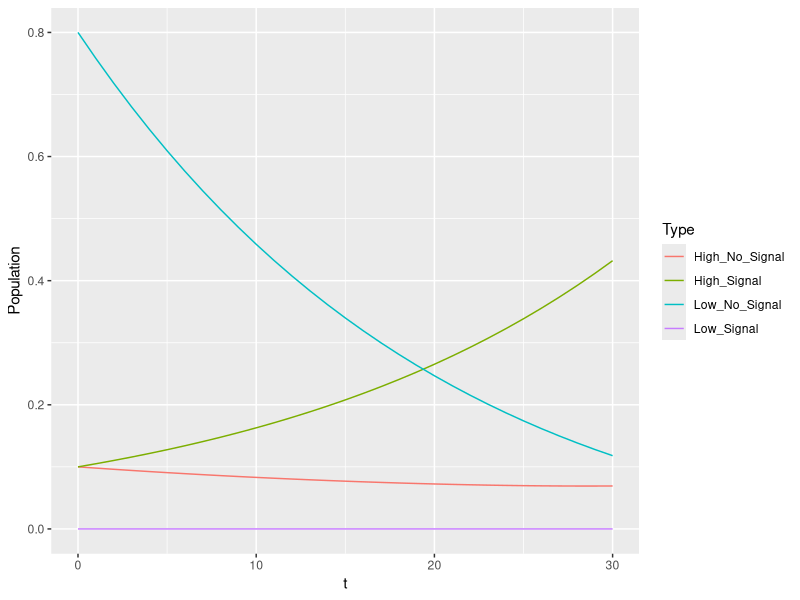
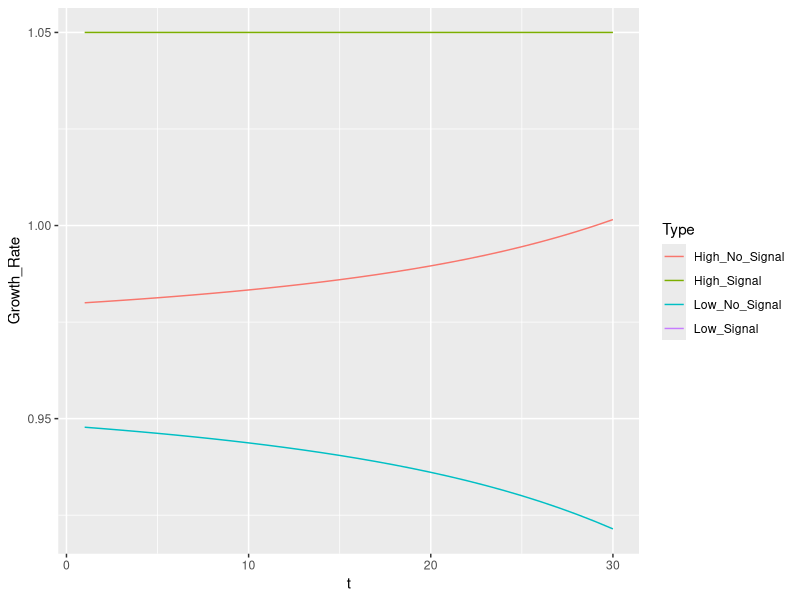
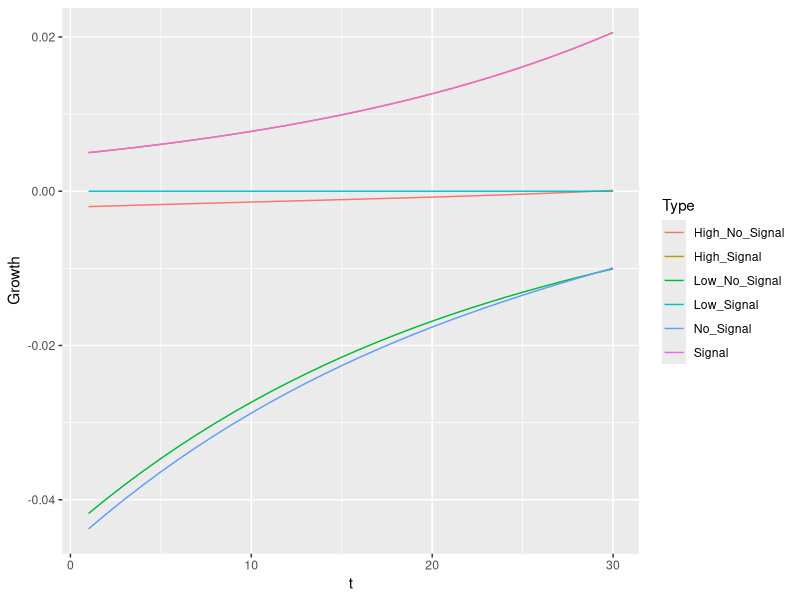
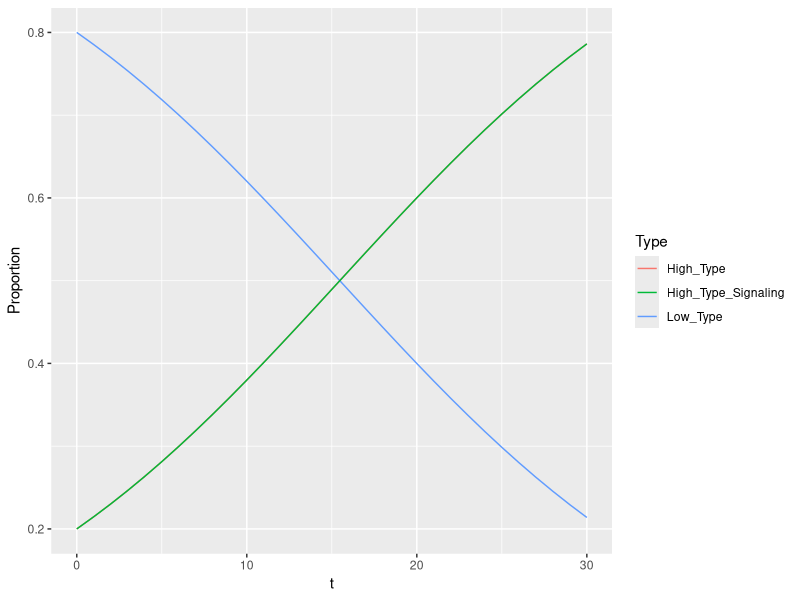
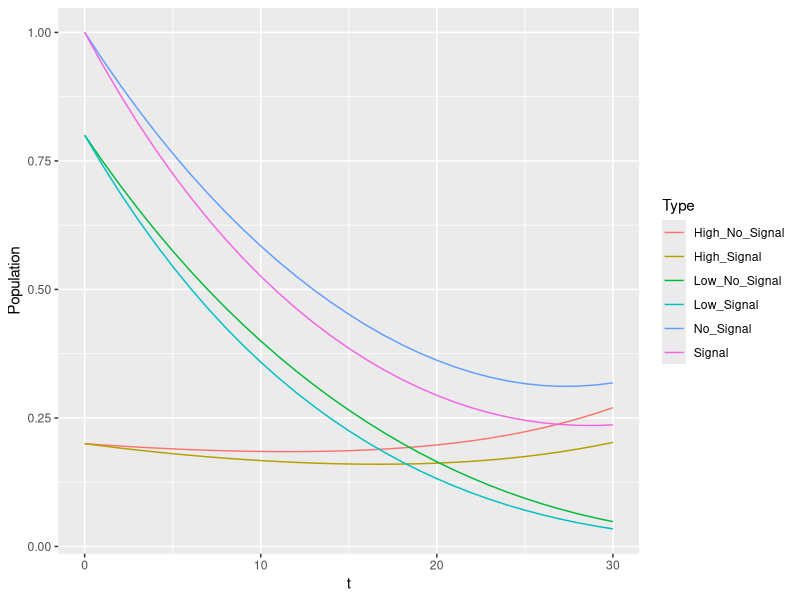
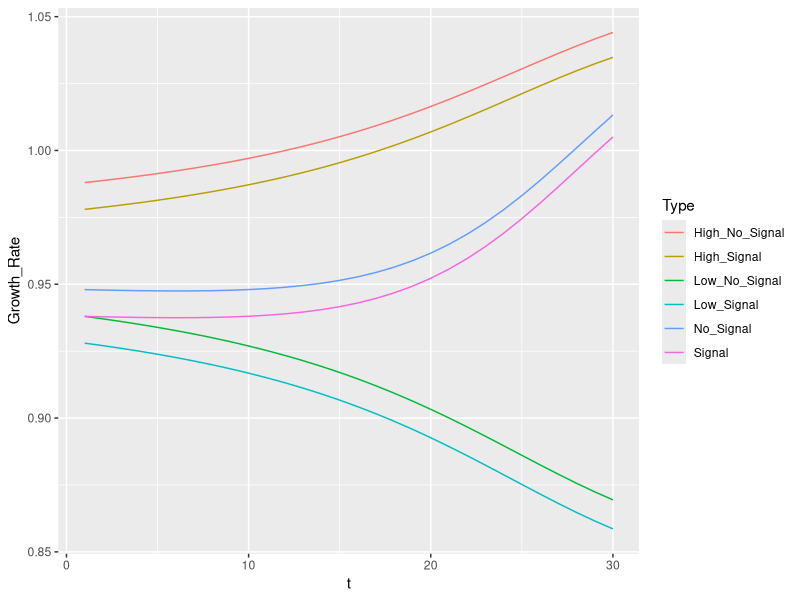
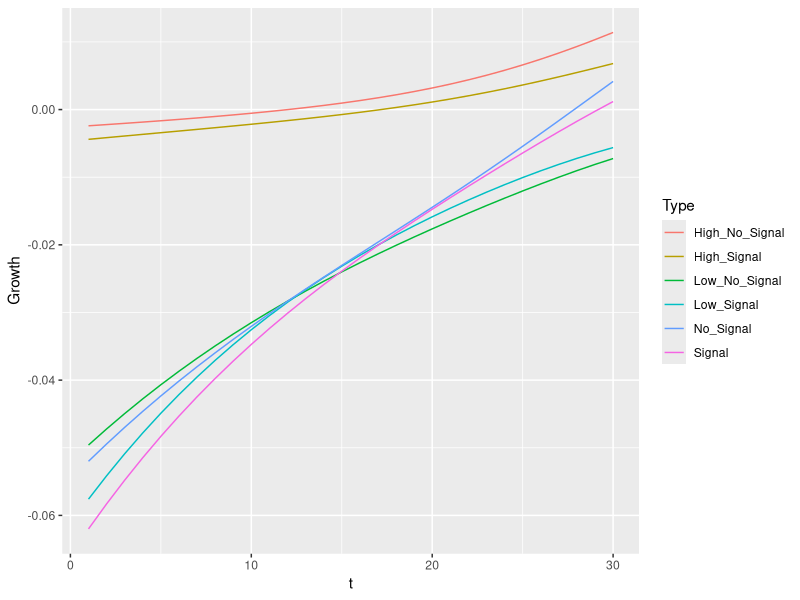
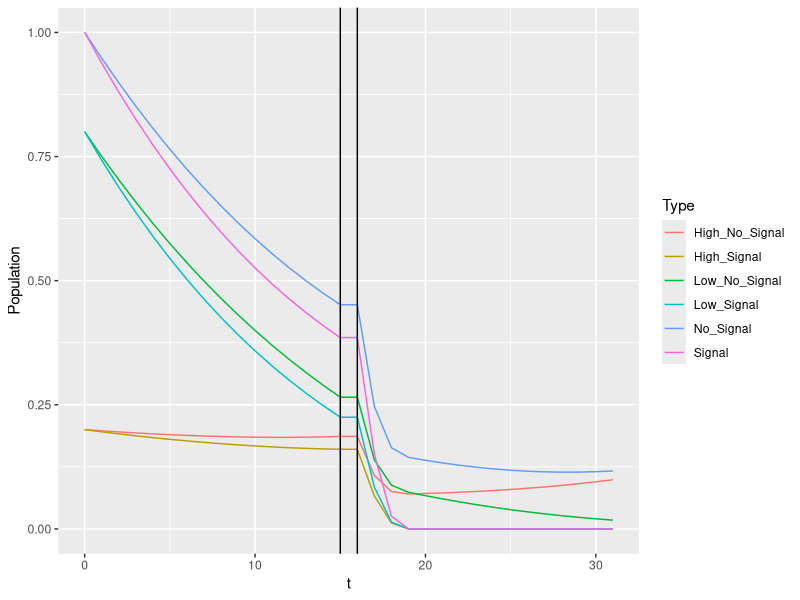

Write the R code that produced these figures, in order.
library("tidyverse", "shiny", "stringr")

time = 30
vHH =1.06
vHL = .97
vLH = .85
vLL = .96
K = .01
ratio = .2
ratio_l = 0
ratio_h = .5
pop_grow = "Unbounded exponential growth"
#"Fixed population", "Unbounded exponential growth", "Logistic growth to capacity"
join_scenario = "Fight"
#"Fight", "Merge"
start = 5
beta = .2


evo = function(ratio, ratio_h, ratio_l, vHH, vHL, vLH, vLL, K, time, pop_grow){
  H_N = (1-ratio_h)*ratio
  H_S = ratio_h*ratio
  L_N = (1-ratio_l)*(1-ratio)
  L_S = ratio_l*(1-ratio)
  pop = data.frame(H_N,H_S,L_N,L_S)
  SHH = max(vHH - K, 0)
  SHL = max(vHL - K, 0)
  SLH = max(vLH - K, 0)
  SLL = max(vLL - K, 0)
  payoffs = data.frame(vHH,vHL,vLH,vLL,SHH,SHL,SLH,SLL)
  expected_payoffs = data.frame()
  for(i in 1:time){
    H_N = as.numeric(tail(pop,1)[1])
    H_S = as.numeric(tail(pop,1)[2])
    L_N = as.numeric(tail(pop,1)[3])
    L_S = as.numeric(tail(pop,1)[4])
    S_H = if(H_S+L_S>0){
      H_S/(H_S+L_S)} else {0}
    S_L = 1-S_H
    N_H = if(H_N+L_N>0){
      H_N/(H_N+L_N)} else {0}
    N_L = 1-N_H
    H_N_P = H_N*(N_H*as.numeric(payoffs[1])+N_L*as.numeric(payoffs[2]))
    H_S_P = H_S*(S_H*as.numeric(payoffs[5])+S_L*as.numeric(payoffs[6]))
    L_N_P = L_N*(N_H*as.numeric(payoffs[3])+N_L*as.numeric(payoffs[4]))
    L_S_P = L_S*(S_H*as.numeric(payoffs[7])+S_L*as.numeric(payoffs[8]))
    if (pop_grow == "Fixed population"){
      Total_P = H_N_P+H_S_P+L_N_P+L_S_P
      expected_payoffs1 = data.frame(High_No_Signal = H_N_P/(H_N*Total_P), High_Signal = H_S_P/(H_S*Total_P), Low_No_Signal = L_N_P/(L_N*Total_P), Low_Signal = L_S_P/(L_S*Total_P))
      H_N = H_N_P/Total_P
      H_S = H_S_P/Total_P
      L_N = L_N_P/Total_P
      L_S = L_S_P/Total_P
    }
    if (pop_grow == "Unbounded exponential growth") {
      expected_payoffs1 = data.frame(High_No_Signal = H_N_P/H_N, High_Signal = H_S_P/H_S, Low_No_Signal = L_N_P/L_N, Low_Signal = L_S_P/L_S)
      H_N = H_N_P
      H_S = H_S_P
      L_N = L_N_P
      L_S = L_S_P
    }
    pop1 = data.frame(H_N,H_S,L_N,L_S)
    pop = rbind(pop, pop1)
    expected_payoffs = rbind(expected_payoffs, expected_payoffs1)
  }
  
  growth = pop[2:(time+1),]-pop[1:time,]
  growth = growth %>%
    rename(High_No_Signal = H_N,
           High_Signal = H_S,
           Low_No_Signal = L_N,
           Low_Signal = L_S) %>%
    mutate(t = 1:time,
           Signal = High_Signal + Low_Signal,
           No_Signal = High_No_Signal + Low_No_Signal) %>%
    gather("No_Signal", "High_No_Signal", "Low_No_Signal", "Signal", "High_Signal", "Low_Signal", key = Type, value = "Growth")
  
  pop = pop %>%
    rename(High_No_Signal = H_N,
           High_Signal = H_S,
           Low_No_Signal = L_N,
           Low_Signal = L_S) %>%
    mutate(t = 0:time) %>%
    gather("High_No_Signal", "Low_No_Signal", "High_Signal", "Low_Signal", key = Type, value = "Population")
  
  expected_payoffs = expected_payoffs %>%
    mutate(t = 1:time) %>%
    gather("High_No_Signal", "Low_No_Signal", "High_Signal", "Low_Signal", key = Type, value = "Growth_Rate")
  list(pop, expected_payoffs, growth)
}

pop_evo = evo(ratio, ratio_h, ratio_l, vHH, vHL, vLH, vLL, K, time, pop_grow)[[1]]
rate_evo = evo(ratio, ratio_h, ratio_l, vHH, vHL, vLH, vLL, K, time, pop_grow)[[2]]
grow_evo = evo(ratio, ratio_h, ratio_l, vHH, vHL, vLH, vLL, K, time, pop_grow)[[3]]



ggplot(data = pop_evo, aes(x = t, y = Population, color = Type)) +
  geom_line()

ggplot(data = rate_evo, aes(x = t, y = Growth_Rate, color = Type)) +
  geom_line()

ggplot(data = grow_evo, aes(x = t, y = Growth, color = Type)) +
  geom_line()

evo_elect = function(ratio, vHH, vHL, vLH, vLL, K, time){
  SHH = max(vHH - K, 0)
  SHL = max(vHL - K, 0)
  SLH = max(vLH - K, 0)
  SLL = max(vLL - K, 0)
  payoffs = data.frame(vHH,vHL,vLH,vLL,SHH,SHL,SLH,SLL)
  H = ratio
  L = 1-ratio
  vH = H*vHH+L*vHL
  if(SHH>vH){
    S = 1
  } else {
    S = 0
  }
  pop = data.frame(H,L,S)
  for(i in 1:time){
    H = as.numeric(tail(pop,1)[1])
    L = as.numeric(tail(pop,1)[2])
    vH = H*as.numeric(payoffs[1])+L*as.numeric(payoffs[2])
    if(SHH>vH){
      S = 1
      H_P = H*SHH
    } else {
      S = 0
      H_P = H*vH
    }
    L_P = L*((1-S)*(H*vLH+L*vLL)+S*vLL)
    Total_P = H_P+L_P
    H = H_P/Total_P
    L = L_P/Total_P
    pop1 = data.frame(H,L,S)
    pop = rbind(pop, pop1)
  }
  pop = pop %>%
    rename(High_Type = H,
           Low_Type = L,
           Signal = S) %>%
    mutate(t = 0:time) %>%
    gather("High_Type", "Low_Type", key = Type, value = Proportion)
  pop$Signal[pop$Type=="Low_Type"]=0
  pop$Signal = as.factor(pop$Signal)
  pop
}

pop_evo_elect = evo_elect(ratio, vHH, vHL, vLH, vLL, K, time)

pop_evo_electS = pop_evo_elect %>%
  filter(Signal == 1)
pop_evo_electS$Type = "High_Type_Signaling"

ggplot(data = pop_evo_elect, aes(x = t, y = Proportion, color = Type)) +
  geom_line()+
  geom_line(data = pop_evo_electS, aes(x = t, y = Proportion, color = Type))

evo_apart = function(ratio, vHH, vHL, vLH, vLL, K, time, pop_grow){
  H_N = ratio
  H_S = ratio
  L_N = 1-ratio
  L_S = 1-ratio
  pop = data.frame(H_N,H_S,L_N,L_S)
  SHH = max(vHH - K, 0)
  SHL = max(vHL - K, 0)
  SLH = max(vLH - K, 0)
  SLL = max(vLL - K, 0)
  payoffs = data.frame(vHH,vHL,vLH,vLL,SHH,SHL,SLH,SLL)
  expected_payoffs = data.frame()
  group_payoffs = data.frame()
  for(i in 1:time){
    H_N = as.numeric(tail(pop,1)[1])
    H_S = as.numeric(tail(pop,1)[2])
    L_N = as.numeric(tail(pop,1)[3])
    L_S = as.numeric(tail(pop,1)[4])
    S_H = if(H_S+L_S>0){
      H_S/(H_S+L_S)} else {0}
    S_L = 1-S_H
    N_H = if(H_N+L_N>0){
      H_N/(H_N+L_N)} else {0}
    N_L = 1-N_H
    H_N_P = H_N*(N_H*as.numeric(payoffs[1])+N_L*as.numeric(payoffs[2]))
    H_S_P = H_S*(S_H*as.numeric(payoffs[5])+S_L*as.numeric(payoffs[6]))
    L_N_P = L_N*(N_H*as.numeric(payoffs[3])+N_L*as.numeric(payoffs[4]))
    L_S_P = L_S*(S_H*as.numeric(payoffs[7])+S_L*as.numeric(payoffs[8]))
    if (pop_grow == "Fixed population"){
      Total_N_P = H_N_P+L_N_P
      Total_S_P = H_S_P+L_S_P
      expected_payoffs1 = data.frame(High_No_Signal = H_N_P/(H_N*Total_N_P), High_Signal = H_S_P/(H_S*Total_S_P), Low_No_Signal = L_N_P/(L_N*Total_N_P), Low_Signal = L_S_P/(L_S*Total_S_P))
      H_N = H_N_P/Total_N_P
      H_S = H_S_P/Total_S_P
      L_N = L_N_P/Total_N_P
      L_S = L_S_P/Total_S_P
    }
    if (pop_grow == "Unbounded exponential growth") {
      expected_payoffs1 = data.frame(High_No_Signal = H_N_P/H_N, High_Signal = H_S_P/H_S, Low_No_Signal = L_N_P/L_N, Low_Signal = L_S_P/L_S)
      H_N = H_N_P
      H_S = H_S_P
      L_N = L_N_P
      L_S = L_S_P
    }
    pop1 = data.frame(H_N,H_S,L_N,L_S)
    pop = rbind(pop, pop1)
    group_payoffs1 = data.frame(No_Signal = expected_payoffs1[[1]]*N_H + expected_payoffs1[[3]]*N_L, Signal = expected_payoffs1[[2]]*S_H + expected_payoffs1[[4]]*S_L)
    group_payoffs = rbind(group_payoffs, group_payoffs1)
    expected_payoffs = rbind(expected_payoffs, expected_payoffs1)
  }
  growth = pop[2:(time+1),]-pop[1:time,]
  growth = growth %>%
    rename(High_No_Signal = H_N,
           High_Signal = H_S,
           Low_No_Signal = L_N,
           Low_Signal = L_S) %>%
    mutate(t = 1:time,
           Signal = High_Signal + Low_Signal,
           No_Signal = High_No_Signal + Low_No_Signal) %>%
    gather("No_Signal", "High_No_Signal", "Low_No_Signal", "Signal", "High_Signal", "Low_Signal", key = Type, value = "Growth")
  
  pop = pop %>%
    rename(High_No_Signal = H_N,
           High_Signal = H_S,
           Low_No_Signal = L_N,
           Low_Signal = L_S) %>%
    mutate(t = 0:time,
           Signal = High_Signal + Low_Signal,
           No_Signal = High_No_Signal + Low_No_Signal) %>%
    gather("No_Signal", "High_No_Signal", "Low_No_Signal", "Signal", "High_Signal", "Low_Signal", key = Type, value = "Population")
  
  expected_payoffs = cbind(expected_payoffs,group_payoffs)
  expected_payoffs = expected_payoffs %>%
    mutate(t = 1:time) %>%
    gather("No_Signal", "High_No_Signal", "Low_No_Signal", "Signal", "High_Signal", "Low_Signal", key = Type, value = "Growth_Rate")
  list(pop, expected_payoffs, growth)
}

pop_evo_A = evo_apart(ratio, vHH, vHL, vLH, vLL, K, time, pop_grow)[[1]]
rate_evo_A = evo_apart(ratio, vHH, vHL, vLH, vLL, K, time, pop_grow)[[2]]
grow_evo_A = evo_apart(ratio, vHH, vHL, vLH, vLL, K, time, pop_grow)[[3]]

ggplot(data = pop_evo_A, aes(x = t, y = Population, color = Type)) +
  geom_line()

ggplot(data = rate_evo_A, aes(x = t, y = Growth_Rate, color = Type))+
  geom_line()

ggplot(data = grow_evo_A, aes(x = t, y = Growth, color = Type))+
  geom_line()

evo_join = function(ratio, vHH, vHL, vLH, vLL, K, time, pop_grow, join_scenario){
  H_N = ratio
  H_S = ratio
  L_N = 1-ratio
  L_S = 1-ratio
  pop = data.frame(H_N,H_S,L_N,L_S)
  SHH = max(vHH - K, 0)
  SHL = max(vHL - K, 0)
  SLH = max(vLH - K, 0)
  SLL = max(vLL - K, 0)
  payoffs = data.frame(vHH,vHL,vLH,vLL,SHH,SHL,SLH,SLL)
  expected_payoffs = data.frame()
  group_payoffs = data.frame()
  for(i in 1:ceiling(time/2)){
    H_N = as.numeric(tail(pop,1)[1])
    H_S = as.numeric(tail(pop,1)[2])
    L_N = as.numeric(tail(pop,1)[3])
    L_S = as.numeric(tail(pop,1)[4])
    S_H = if(H_S+L_S>0){
      H_S/(H_S+L_S)} else {0}
    S_L = 1-S_H
    N_H = if(H_N+L_N>0){
      H_N/(H_N+L_N)} else {0}
    N_L = 1-N_H
    H_N_P = H_N*(N_H*as.numeric(payoffs[1])+N_L*as.numeric(payoffs[2]))
    H_S_P = H_S*(S_H*as.numeric(payoffs[5])+S_L*as.numeric(payoffs[6]))
    L_N_P = L_N*(N_H*as.numeric(payoffs[3])+N_L*as.numeric(payoffs[4]))
    L_S_P = L_S*(S_H*as.numeric(payoffs[7])+S_L*as.numeric(payoffs[8]))
    if (pop_grow == "Fixed population"){
      Total_N_P = H_N_P+L_N_P
      Total_S_P = H_S_P+L_S_P
      expected_payoffs1 = data.frame(High_No_Signal = H_N_P/(H_N*Total_N_P), High_Signal = H_S_P/(H_S*Total_S_P), Low_No_Signal = L_N_P/(L_N*Total_N_P), Low_Signal = L_S_P/(L_S*Total_S_P))
      H_N = H_N_P/Total_N_P
      H_S = H_S_P/Total_S_P
      L_N = L_N_P/Total_N_P
      L_S = L_S_P/Total_S_P
    }
    if (pop_grow == "Unbounded exponential growth") {
      expected_payoffs1 = data.frame(High_No_Signal = H_N_P/H_N, High_Signal = H_S_P/H_S, Low_No_Signal = L_N_P/L_N, Low_Signal = L_S_P/L_S)
      H_N = H_N_P
      H_S = H_S_P
      L_N = L_N_P
      L_S = L_S_P
    }
    pop1 = data.frame(H_N,H_S,L_N,L_S)
    pop = rbind(pop, pop1)
    group_payoffs1 = data.frame(No_Signal = expected_payoffs1[[1]]*N_H + expected_payoffs1[[3]]*N_L, Signal = expected_payoffs1[[2]]*S_H + expected_payoffs1[[4]]*S_L)
    group_payoffs = rbind(group_payoffs, group_payoffs1)
    expected_payoffs = rbind(expected_payoffs, expected_payoffs1)
  }
  if (join_scenario == "Merge"){
    if (pop_grow == "Fixed population"){
      pop1 = pop1/2
      pop = rbind(pop,pop1)
      group_payoffs1 = group_payoffs1/2
      group_payoffs = rbind(group_payoffs, group_payoffs1)
      expected_payoffs1 = expected_payoffs1/2
      expected_payoffs = rbind(expected_payoffs, expected_payoffs1)
      for(i in (ceiling(time/2)+1):time){
        H_N = as.numeric(tail(pop,1)[1])
        H_S = as.numeric(tail(pop,1)[2])
        L_N = as.numeric(tail(pop,1)[3])
        L_S = as.numeric(tail(pop,1)[4])
        S_H = if(H_S+L_S>0){
          H_S/(H_S+L_S)} else {0}
        S_L = 1-S_H
        N_H = if(H_N+L_N>0){
          H_N/(H_N+L_N)} else {0}
        N_L = 1-N_H
        H_N_P = H_N*(N_H*as.numeric(payoffs[1])+N_L*as.numeric(payoffs[2]))
        H_S_P = H_S*(S_H*as.numeric(payoffs[5])+S_L*as.numeric(payoffs[6]))
        L_N_P = L_N*(N_H*as.numeric(payoffs[3])+N_L*as.numeric(payoffs[4]))
        L_S_P = L_S*(S_H*as.numeric(payoffs[7])+S_L*as.numeric(payoffs[8]))
        Total_P = H_N_P+L_N_P+H_S_P+L_S_P
        expected_payoffs1 = data.frame(High_No_Signal = H_N_P/(H_N*Total_P), High_Signal = H_S_P/(H_S*Total_P), Low_No_Signal = L_N_P/(L_N*Total_P), Low_Signal = L_S_P/(L_S*Total_P))
        H_N = H_N_P/Total_P
        H_S = H_S_P/Total_P
        L_N = L_N_P/Total_P
        L_S = L_S_P/Total_P
        pop1 = data.frame(H_N,H_S,L_N,L_S)
        pop = rbind(pop, pop1)
        group_payoffs1 = data.frame(No_Signal = expected_payoffs1[[1]]*N_H + expected_payoffs1[[3]]*N_L, Signal = expected_payoffs1[[2]]*S_H + expected_payoffs1[[4]]*S_L)
        group_payoffs = rbind(group_payoffs, group_payoffs1)
        expected_payoffs = rbind(expected_payoffs, expected_payoffs1)
      }
    }
    if (pop_grow == "Unbounded exponential growth"){
      pop = rbind(pop,pop1)
      group_payoffs = rbind(group_payoffs, group_payoffs1)
      expected_payoffs = rbind(expected_payoffs, expected_payoffs1)
      for(i in (ceiling(time/2)+1):time){
        H_N = as.numeric(tail(pop,1)[1])
        H_S = as.numeric(tail(pop,1)[2])
        L_N = as.numeric(tail(pop,1)[3])
        L_S = as.numeric(tail(pop,1)[4])
        S_H = if(H_S+L_S>0){
          H_S/(H_S+L_S)} else {0}
        S_L = 1-S_H
        N_H = if(H_N+L_N>0){
          H_N/(H_N+L_N)} else {0}
        N_L = 1-N_H
        H_N_P = H_N*(N_H*as.numeric(payoffs[1])+N_L*as.numeric(payoffs[2]))
        H_S_P = H_S*(S_H*as.numeric(payoffs[5])+S_L*as.numeric(payoffs[6]))
        L_N_P = L_N*(N_H*as.numeric(payoffs[3])+N_L*as.numeric(payoffs[4]))
        L_S_P = L_S*(S_H*as.numeric(payoffs[7])+S_L*as.numeric(payoffs[8]))
        expected_payoffs1 = data.frame(High_No_Signal = H_N_P/H_N, High_Signal = H_S_P/H_S, Low_No_Signal = L_N_P/L_N, Low_Signal = L_S_P/L_S)
        H_N = H_N_P
        H_S = H_S_P
        L_N = L_N_P
        L_S = L_S_P
        pop1 = data.frame(H_N,H_S,L_N,L_S)
        pop = rbind(pop, pop1)
        group_payoffs1 = data.frame(No_Signal = expected_payoffs1[[1]]*N_H + expected_payoffs1[[3]]*N_L, Signal = expected_payoffs1[[2]]*S_H + expected_payoffs1[[4]]*S_L)
        group_payoffs = rbind(group_payoffs, group_payoffs1)
        expected_payoffs = rbind(expected_payoffs, expected_payoffs1)
      }
    }
  }
  if (join_scenario == "Fight"){
    if (pop_grow == "Fixed population"){
      pop1 = pop1/2
      pop = rbind(pop,pop1)
      group_payoffs1 = group_payoffs1/2
      group_payoffs = rbind(group_payoffs, group_payoffs1)
      expected_payoffs1 = expected_payoffs1/2
      expected_payoffs = rbind(expected_payoffs, expected_payoffs1)
      for(i in (ceiling(time/2)+1):time){
        H_N = as.numeric(tail(pop,1)[1])
        H_S = as.numeric(tail(pop,1)[2])
        L_N = as.numeric(tail(pop,1)[3])
        L_S = as.numeric(tail(pop,1)[4])
        #Fight where each kills .5 of other group
        S_D = (H_S+L_S)*.5
        N_D = (H_N+L_N)*.5
        S_H = if(H_S+L_S>0){
          H_S/(H_S+L_S)} else {0}
        S_L = 1-S_H
        N_H = if(H_N+L_N>0){
          H_N/(H_N+L_N)} else {0}
        N_L = 1-N_H
        H_N = max(H_N-S_D*N_H,0)
        H_S = max(H_S-N_D*S_H,0)
        L_N = max(L_N-S_D*N_L,0)
        L_S = max(L_S-N_D*S_L,0)
        #Reproduce
        S_H = if(H_S+L_S>0){
          H_S/(H_S+L_S)} else {0}
        S_L = 1-S_H
        N_H = if(H_N+L_N>0){
          H_N/(H_N+L_N)} else {0}
        N_L = 1-N_H
        H_N_P = H_N*(N_H*as.numeric(payoffs[1])+N_L*as.numeric(payoffs[2]))
        H_S_P = H_S*(S_H*as.numeric(payoffs[5])+S_L*as.numeric(payoffs[6]))
        L_N_P = L_N*(N_H*as.numeric(payoffs[3])+N_L*as.numeric(payoffs[4]))
        L_S_P = L_S*(S_H*as.numeric(payoffs[7])+S_L*as.numeric(payoffs[8]))
        Total_P = H_N_P+L_N_P+H_S_P+L_S_P
        expected_payoffs1 = data.frame(High_No_Signal = H_N_P/(H_N*Total_P), High_Signal = H_S_P/(H_S*Total_P), Low_No_Signal = L_N_P/(L_N*Total_P), Low_Signal = L_S_P/(L_S*Total_P))
        H_N = H_N_P/Total_P
        H_S = H_S_P/Total_P
        L_N = L_N_P/Total_P
        L_S = L_S_P/Total_P
        pop1 = data.frame(H_N,H_S,L_N,L_S)
        pop = rbind(pop, pop1)
        group_payoffs1 = data.frame(No_Signal = expected_payoffs1[[1]]*N_H + expected_payoffs1[[3]]*N_L, Signal = expected_payoffs1[[2]]*S_H + expected_payoffs1[[4]]*S_L)
        group_payoffs = rbind(group_payoffs, group_payoffs1)
        expected_payoffs = rbind(expected_payoffs, expected_payoffs1)
      }
    }
    if (pop_grow == "Unbounded exponential growth"){
      pop = rbind(pop,pop1)
      group_payoffs = rbind(group_payoffs, group_payoffs1)
      expected_payoffs = rbind(expected_payoffs, expected_payoffs1)
      for(i in (ceiling(time/2)+1):time){
        H_N = as.numeric(tail(pop,1)[1])
        H_S = as.numeric(tail(pop,1)[2])
        L_N = as.numeric(tail(pop,1)[3])
        L_S = as.numeric(tail(pop,1)[4])
        #Fight where each kills .5 of other group
        S_D = (H_S+L_S)*.5
        N_D = (H_N+L_N)*.5
        S_H = if(H_S+L_S>0){
          H_S/(H_S+L_S)} else {0}
        S_L = 1-S_H
        N_H = if(H_N+L_N>0){
          H_N/(H_N+L_N)} else {0}
        N_L = 1-N_H
        H_N = max(H_N-S_D*N_H,0)
        H_S = max(H_S-N_D*S_H,0)
        L_N = max(L_N-S_D*N_L,0)
        L_S = max(L_S-N_D*S_L,0)
        #Reproduce
        S_H = if(H_S+L_S>0){
          H_S/(H_S+L_S)} else {0}
        S_L = 1-S_H
        N_H = if(H_N+L_N>0){
          H_N/(H_N+L_N)} else {0}
        N_L = 1-N_H
        H_N_P = H_N*(N_H*as.numeric(payoffs[1])+N_L*as.numeric(payoffs[2]))
        H_S_P = H_S*(S_H*as.numeric(payoffs[5])+S_L*as.numeric(payoffs[6]))
        L_N_P = L_N*(N_H*as.numeric(payoffs[3])+N_L*as.numeric(payoffs[4]))
        L_S_P = L_S*(S_H*as.numeric(payoffs[7])+S_L*as.numeric(payoffs[8]))
        expected_payoffs1 = data.frame(High_No_Signal = H_N_P/H_N, High_Signal = H_S_P/H_S, Low_No_Signal = L_N_P/L_N, Low_Signal = L_S_P/L_S)
        H_N = H_N_P
        H_S = H_S_P
        L_N = L_N_P
        L_S = L_S_P
        pop1 = data.frame(H_N,H_S,L_N,L_S)
        pop = rbind(pop, pop1)
        group_payoffs1 = data.frame(No_Signal = expected_payoffs1[[1]]*N_H + expected_payoffs1[[3]]*N_L, Signal = expected_payoffs1[[2]]*S_H + expected_payoffs1[[4]]*S_L)
        group_payoffs = rbind(group_payoffs, group_payoffs1)
        expected_payoffs = rbind(expected_payoffs, expected_payoffs1)
      }
    }
  }
  growth = pop[2:(time+2),]-pop[1:(time+1),]
  growth[ceiling(time/2)+1,]=NA
  growth = growth %>%
    rename(High_No_Signal = H_N,
           High_Signal = H_S,
           Low_No_Signal = L_N,
           Low_Signal = L_S) %>%
    mutate(t = 1:(time+1),
           Signal = High_Signal + Low_Signal,
           No_Signal = High_No_Signal + Low_No_Signal) %>%
    gather("No_Signal", "High_No_Signal", "Low_No_Signal", "Signal", "High_Signal", "Low_Signal", key = Type, value = "Growth")
  
  pop = pop %>%
    rename(High_No_Signal = H_N,
           High_Signal = H_S,
           Low_No_Signal = L_N,
           Low_Signal = L_S) %>%
    mutate(t = 0:(time+1),
           Signal = High_Signal + Low_Signal,
           No_Signal = High_No_Signal + Low_No_Signal) %>%
    gather("No_Signal", "High_No_Signal", "Low_No_Signal", "Signal", "High_Signal", "Low_Signal", key = Type, value = "Population")
  
  expected_payoffs = cbind(expected_payoffs,group_payoffs)
  expected_payoffs[ceiling(time/2)+1,]=NA
  expected_payoffs = expected_payoffs %>%
    mutate(t = 1:(time+1)) %>%
    gather("No_Signal", "High_No_Signal", "Low_No_Signal", "Signal", "High_Signal", "Low_Signal", key = Type, value = "Growth_Rate")
  list(pop, expected_payoffs, growth)
}

test=evo_join(ratio, vHH, vHL, vLH, vLL, K, time, pop_grow, join_scenario)


ggplot(data = test[[1]], aes(x = t, y = Population, color = Type)) +
  geom_line()+
  geom_vline(xintercept = ceiling(time/2))+
  geom_vline(xintercept = ceiling(time/2)+1)

ggplot(data = test[[2]], aes(x = t, y = Growth_Rate, color = Type)) +
  geom_line()+
  geom_vline(xintercept = ceiling(time/2))+
  geom_vline(xintercept = ceiling(time/2)+2)

ggplot(data = test[[3]], aes(x = t, y = Growth, color = Type)) +
  geom_line()+
  geom_vline(xintercept = ceiling(time/2))+
  geom_vline(xintercept = ceiling(time/2)+2)

evo_apart_high = function(ratio, vHH, vHL, vLH, vLL, K, time, pop_grow){
  H_N = ratio
  H_S = ratio
  L_N = 1-ratio
  L_S = 1-ratio
  pop = data.frame(H_N,H_S,L_N,L_S)
  SHH = max(vHH - K, 0)
  SHL = max(vHL - K, 0)
  SLH = max(vLH - K, 0)
  SLL = max(vLL - K, 0)
  payoffs = data.frame(vHH,vHL,vLH,vLL,SHH,SHL,SLH,SLL)
  expected_payoffs = data.frame()
  group_payoffs = data.frame()
  for(i in 1:time){
    H_N = as.numeric(tail(pop,1)[1])
    H_S = as.numeric(tail(pop,1)[2])
    L_N = as.numeric(tail(pop,1)[3])
    L_S = as.numeric(tail(pop,1)[4])
    S_H = if(H_S+L_S>0){
      H_S/(H_S+L_S)} else {0}
    S_L = 1-S_H
    N_H = if(H_N+L_N>0){
      H_N/(H_N+L_N)} else {0}
    N_L = 1-N_H
    H_N_P = H_N*(N_H*as.numeric(payoffs[1])+N_L*as.numeric(payoffs[2]))
    H_S_P = SHH*H_S
    L_N_P = L_N*(N_H*as.numeric(payoffs[3])+N_L*as.numeric(payoffs[4]))
    L_S_P = vLL*L_S
    if (pop_grow == "Fixed population"){
      Total_N_P = H_N_P+L_N_P
      Total_S_P = H_S_P+L_S_P
      expected_payoffs1 = data.frame(High_No_Signal = H_N_P/(H_N*Total_N_P), High_Signal = H_S_P/(H_S*Total_S_P), Low_No_Signal = L_N_P/(L_N*Total_N_P), Low_Signal = L_S_P/(L_S*Total_S_P))
      H_N = H_N_P/Total_N_P
      H_S = H_S_P/Total_S_P
      L_N = L_N_P/Total_N_P
      L_S = L_S_P/Total_S_P
    }
    if (pop_grow == "Unbounded exponential growth") {
      expected_payoffs1 = data.frame(High_No_Signal = H_N_P/H_N, High_Signal = H_S_P/H_S, Low_No_Signal = L_N_P/L_N, Low_Signal = L_S_P/L_S)
      H_N = H_N_P
      H_S = H_S_P
      L_N = L_N_P
      L_S = L_S_P
    }
    pop1 = data.frame(H_N,H_S,L_N,L_S)
    pop = rbind(pop, pop1)
    group_payoffs1 = data.frame(No_Signal = expected_payoffs1[[1]]*N_H + expected_payoffs1[[3]]*N_L, Signal = expected_payoffs1[[2]]*S_H + expected_payoffs1[[4]]*S_L)
    group_payoffs = rbind(group_payoffs, group_payoffs1)
    expected_payoffs = rbind(expected_payoffs, expected_payoffs1)
  }
  growth = pop[2:(time+1),]-pop[1:time,]
  growth = growth %>%
    rename(High_No_Signal = H_N,
           High_Signal = H_S,
           Low_No_Signal = L_N,
           Low_Signal = L_S) %>%
    mutate(t = 1:time,
           Signal = High_Signal + Low_Signal,
           No_Signal = High_No_Signal + Low_No_Signal) %>%
    gather("No_Signal", "High_No_Signal", "Low_No_Signal", "Signal", "High_Signal", "Low_Signal", key = Type, value = "Growth")
  
  pop = pop %>%
    rename(High_No_Signal = H_N,
           High_Signal = H_S,
           Low_No_Signal = L_N,
           Low_Signal = L_S) %>%
    mutate(t = 0:time,
           Signal = High_Signal + Low_Signal,
           No_Signal = High_No_Signal + Low_No_Signal) %>%
    gather("No_Signal", "High_No_Signal", "Low_No_Signal", "Signal", "High_Signal", "Low_Signal", key = Type, value = "Population")
  
  expected_payoffs = cbind(expected_payoffs,group_payoffs)
  expected_payoffs = expected_payoffs %>%
    mutate(t = 1:time) %>%
    gather("No_Signal", "High_No_Signal", "Low_No_Signal", "Signal", "High_Signal", "Low_Signal", key = Type, value = "Growth_Rate")
  list(pop, expected_payoffs, growth)
}

pop_evo_A_H = evo_apart_high(ratio, vHH, vHL, vLH, vLL, K, time,pop_grow)[[1]]
rate_evo_A_H = evo_apart_high(ratio, vHH, vHL, vLH, vLL, K, time, pop_grow)[[2]]
grow_evo_A_H = evo_apart_high(ratio, vHH, vHL, vLH, vLL, K, time, pop_grow)[[3]]

ggplot(data = pop_evo_A_H, aes(x = t, y = Population, color = Type)) +
  geom_line()

ggplot(data = rate_evo_A_H, aes(x = t, y = Growth_Rate, color = Type))+
  geom_line()

ggplot(data = grow_evo_A_H, aes(x = t, y = Growth, color = Type))+
  geom_line()

evo_join_high = function(ratio, vHH, vHL, vLH, vLL, K, time, pop_grow, join_scenario, beta, start){
  H_N = ratio
  H_S = ratio
  L_N = 1-ratio
  L_S = 1-ratio
  pop = data.frame(H_N,H_S,L_N,L_S)
  SHH = max(vHH - K, 0)
  SHL = max(vHL - K, 0)
  SLH = max(vLH - K, 0)
  SLL = max(vLL - K, 0)
  payoffs = data.frame(vHH,vHL,vLH,vLL,SHH,SHL,SLH,SLL)
  expected_payoffs = data.frame()
  group_payoffs = data.frame()
  if (start != 1){
    for(i in 1:(start-1)){
      H_N = as.numeric(tail(pop,1)[1])
      H_S = as.numeric(tail(pop,1)[2])
      L_N = as.numeric(tail(pop,1)[3])
      L_S = as.numeric(tail(pop,1)[4])
      S_H = if(H_S+L_S>0){
        H_S/(H_S+L_S)} else {0}
      S_L = 1-S_H
      N_H = if(H_N+L_N>0){
        H_N/(H_N+L_N)} else {0}
      N_L = 1-N_H
      H_N_P = H_N*(N_H*as.numeric(payoffs[1])+N_L*as.numeric(payoffs[2]))
      H_S_P = SHH*H_S
      L_N_P = L_N*(N_H*as.numeric(payoffs[3])+N_L*as.numeric(payoffs[4]))
      L_S_P = vLL*L_S
      if (pop_grow == "Fixed population"){
        Total_N_P = H_N_P+L_N_P
        Total_S_P = H_S_P+L_S_P
        expected_payoffs1 = data.frame(High_No_Signal = H_N_P/(H_N*Total_N_P), High_Signal = H_S_P/(H_S*Total_S_P), Low_No_Signal = L_N_P/(L_N*Total_N_P), Low_Signal = L_S_P/(L_S*Total_S_P))
        H_N = H_N_P/Total_N_P
        H_S = H_S_P/Total_S_P
        L_N = L_N_P/Total_N_P
        L_S = L_S_P/Total_S_P
      }
      if (pop_grow == "Unbounded exponential growth") {
        expected_payoffs1 = data.frame(High_No_Signal = H_N_P/H_N, High_Signal = H_S_P/H_S, Low_No_Signal = L_N_P/L_N, Low_Signal = L_S_P/L_S)
        H_N = H_N_P
        H_S = H_S_P
        L_N = L_N_P
        L_S = L_S_P
      }
      pop1 = data.frame(H_N,H_S,L_N,L_S)
      pop = rbind(pop, pop1)
      group_payoffs1 = data.frame(No_Signal = expected_payoffs1[[1]]*N_H + expected_payoffs1[[3]]*N_L, Signal = expected_payoffs1[[2]]*S_H + expected_payoffs1[[4]]*S_L)
      group_payoffs = rbind(group_payoffs, group_payoffs1)
      expected_payoffs = rbind(expected_payoffs, expected_payoffs1)
    }
  }
  if (join_scenario == "Merge"){
    if (pop_grow == "Fixed population"){
      for(i in start:time){
        H_N = as.numeric(tail(pop,1)[1])
        H_S = as.numeric(tail(pop,1)[2])
        L_N = as.numeric(tail(pop,1)[3])
        L_S = as.numeric(tail(pop,1)[4])
        S_H = if(H_S+L_S>0){
          H_S/(H_S+L_S)} else {0}
        S_L = 1-S_H
        N_H = if(H_N+L_N>0){
          H_N/(H_N+L_N)} else {0}
        N_L = 1-N_H
        H_N_P = H_N*(N_H*as.numeric(payoffs[1])+N_L*as.numeric(payoffs[2]))
        H_S_P = H_S*SHH
        L_N_P = L_N*(N_H*as.numeric(payoffs[3])+N_L*as.numeric(payoffs[4]))
        L_S_P = L_S*vLL
        Total_P = H_N_P+L_N_P+H_S_P+L_S_P
        expected_payoffs1 = data.frame(High_No_Signal = H_N_P/(H_N*Total_P), High_Signal = H_S_P/(H_S*Total_P), Low_No_Signal = L_N_P/(L_N*Total_P), Low_Signal = L_S_P/(L_S*Total_P))
        H_N = H_N_P/Total_P
        H_S = H_S_P/Total_P
        L_N = L_N_P/Total_P
        L_S = L_S_P/Total_P
        pop1 = data.frame(H_N,H_S,L_N,L_S)
        pop = rbind(pop, pop1)
        group_payoffs1 = data.frame(No_Signal = expected_payoffs1[[1]]*N_H + expected_payoffs1[[3]]*N_L, Signal = expected_payoffs1[[2]]*S_H + expected_payoffs1[[4]]*S_L)
        group_payoffs = rbind(group_payoffs, group_payoffs1)
        expected_payoffs = rbind(expected_payoffs, expected_payoffs1)
      }
    }
    if (pop_grow == "Unbounded exponential growth"){
      for(i in start:time){
        H_N = as.numeric(tail(pop,1)[1])
        H_S = as.numeric(tail(pop,1)[2])
        L_N = as.numeric(tail(pop,1)[3])
        L_S = as.numeric(tail(pop,1)[4])
        S_H = if(H_S+L_S>0){
          H_S/(H_S+L_S)} else {0}
        S_L = 1-S_H
        N_H = if(H_N+L_N>0){
          H_N/(H_N+L_N)} else {0}
        N_L = 1-N_H
        H_N_P = H_N*(N_H*as.numeric(payoffs[1])+N_L*as.numeric(payoffs[2]))
        H_S_P = H_S*SHH
        L_N_P = L_N*(N_H*as.numeric(payoffs[3])+N_L*as.numeric(payoffs[4]))
        L_S_P = L_S*vLL
        expected_payoffs1 = data.frame(High_No_Signal = H_N_P/H_N, High_Signal = H_S_P/H_S, Low_No_Signal = L_N_P/L_N, Low_Signal = L_S_P/L_S)
        H_N = H_N_P
        H_S = H_S_P
        L_N = L_N_P
        L_S = L_S_P
        pop1 = data.frame(H_N,H_S,L_N,L_S)
        pop = rbind(pop, pop1)
        group_payoffs1 = data.frame(No_Signal = expected_payoffs1[[1]]*N_H + expected_payoffs1[[3]]*N_L, Signal = expected_payoffs1[[2]]*S_H + expected_payoffs1[[4]]*S_L)
        group_payoffs = rbind(group_payoffs, group_payoffs1)
        expected_payoffs = rbind(expected_payoffs, expected_payoffs1)
      }
    }
  }
  if (join_scenario == "Fight"){
    if (pop_grow == "Fixed population"){
      for(i in start:time){
        H_N = as.numeric(tail(pop,1)[1])
        H_S = as.numeric(tail(pop,1)[2])
        L_N = as.numeric(tail(pop,1)[3])
        L_S = as.numeric(tail(pop,1)[4])
        #Fight where each kills beta of other group
        S_D = (H_S+L_S)*beta
        N_D = (H_N+L_N)*beta
        S_H = if(H_S+L_S>0){
          H_S/(H_S+L_S)} else {0}
        S_L = 1-S_H
        N_H = if(H_N+L_N>0){
          H_N/(H_N+L_N)} else {0}
        N_L = 1-N_H
        H_N = max(H_N-S_D*N_H,0)
        H_S = max(H_S-N_D*S_H,0)
        L_N = max(L_N-S_D*N_L,0)
        L_S = max(L_S-N_D*S_L,0)
        #Reproduce
        S_H = if(H_S+L_S>0){
          H_S/(H_S+L_S)} else {0}
        S_L = 1-S_H
        N_H = if(H_N+L_N>0){
          H_N/(H_N+L_N)} else {0}
        N_L = 1-N_H
        H_N_P = H_N*(N_H*as.numeric(payoffs[1])+N_L*as.numeric(payoffs[2]))
        H_S_P = H_S*SHH
        L_N_P = L_N*(N_H*as.numeric(payoffs[3])+N_L*as.numeric(payoffs[4]))
        L_S_P = L_S*vLL
        Total_P = H_N_P+L_N_P+H_S_P+L_S_P
        expected_payoffs1 = data.frame(High_No_Signal = H_N_P/(H_N*Total_P), High_Signal = H_S_P/(H_S*Total_P), Low_No_Signal = L_N_P/(L_N*Total_P), Low_Signal = L_S_P/(L_S*Total_P))
        H_N = H_N_P/Total_P
        H_S = H_S_P/Total_P
        L_N = L_N_P/Total_P
        L_S = L_S_P/Total_P
        pop1 = data.frame(H_N,H_S,L_N,L_S)
        pop = rbind(pop, pop1)
        group_payoffs1 = data.frame(No_Signal = expected_payoffs1[[1]]*N_H + expected_payoffs1[[3]]*N_L, Signal = expected_payoffs1[[2]]*S_H + expected_payoffs1[[4]]*S_L)
        group_payoffs = rbind(group_payoffs, group_payoffs1)
        expected_payoffs = rbind(expected_payoffs, expected_payoffs1)
      }
    }
    if (pop_grow == "Unbounded exponential growth"){
      for(i in start:time){
        H_N = as.numeric(tail(pop,1)[1])
        H_S = as.numeric(tail(pop,1)[2])
        L_N = as.numeric(tail(pop,1)[3])
        L_S = as.numeric(tail(pop,1)[4])
        #Fight where each kills beta of other group
        S_D = (H_S+L_S)*beta
        N_D = (H_N+L_N)*beta
        S_H = if(H_S+L_S>0){
          H_S/(H_S+L_S)} else {0}
        S_L = 1-S_H
        N_H = if(H_N+L_N>0){
          H_N/(H_N+L_N)} else {0}
        N_L = 1-N_H
        H_N = max(H_N-S_D*N_H,0)
        H_S = max(H_S-N_D*S_H,0)
        L_N = max(L_N-S_D*N_L,0)
        L_S = max(L_S-N_D*S_L,0)
        #Reproduce
        S_H = if(H_S+L_S>0){
          H_S/(H_S+L_S)} else {0}
        S_L = 1-S_H
        N_H = if(H_N+L_N>0){
          H_N/(H_N+L_N)} else {0}
        N_L = 1-N_H
        H_N_P = H_N*(N_H*as.numeric(payoffs[1])+N_L*as.numeric(payoffs[2]))
        H_S_P = H_S*SHH
        L_N_P = L_N*(N_H*as.numeric(payoffs[3])+N_L*as.numeric(payoffs[4]))
        L_S_P = L_S*vLL
        expected_payoffs1 = data.frame(High_No_Signal = H_N_P/H_N, High_Signal = H_S_P/H_S, Low_No_Signal = L_N_P/L_N, Low_Signal = L_S_P/L_S)
        H_N = H_N_P
        H_S = H_S_P
        L_N = L_N_P
        L_S = L_S_P
        pop1 = data.frame(H_N,H_S,L_N,L_S)
        pop = rbind(pop, pop1)
        group_payoffs1 = data.frame(No_Signal = expected_payoffs1[[1]]*N_H + expected_payoffs1[[3]]*N_L, Signal = expected_payoffs1[[2]]*S_H + expected_payoffs1[[4]]*S_L)
        group_payoffs = rbind(group_payoffs, group_payoffs1)
        expected_payoffs = rbind(expected_payoffs, expected_payoffs1)
      }
    }
  }
  growth = pop[2:(time+1),]-pop[1:(time),]
  growth = growth %>%
    rename(High_No_Signal = H_N,
           High_Signal = H_S,
           Low_No_Signal = L_N,
           Low_Signal = L_S) %>%
    mutate(t = 1:time,
           Signal = High_Signal + Low_Signal,
           No_Signal = High_No_Signal + Low_No_Signal) %>%
    gather("No_Signal", "High_No_Signal", "Low_No_Signal", "Signal", "High_Signal", "Low_Signal", key = Type, value = "Growth")
  
  pop = pop %>%
    rename(High_No_Signal = H_N,
           High_Signal = H_S,
           Low_No_Signal = L_N,
           Low_Signal = L_S) %>%
    mutate(t = 0:time,
           Signal = High_Signal + Low_Signal,
           No_Signal = High_No_Signal + Low_No_Signal) %>%
    gather("No_Signal", "High_No_Signal", "Low_No_Signal", "Signal", "High_Signal", "Low_Signal", key = Type, value = "Population")
  
  expected_payoffs = cbind(expected_payoffs,group_payoffs)
  expected_payoffs = expected_payoffs %>%
    mutate(t = 1:time) %>%
    gather("No_Signal", "High_No_Signal", "Low_No_Signal", "Signal", "High_Signal", "Low_Signal", key = Type, value = "Growth_Rate")
  list(pop, expected_payoffs, growth)
}

test=evo_join_high(ratio, vHH, vHL, vLH, vLL, K, time, pop_grow, join_scenario, beta, start)


ggplot(data = test[[1]], aes(x = t, y = Population, color = Type)) +
  geom_line()+
  geom_vline(xintercept = ceiling(start))

ggplot(data = test[[2]], aes(x = t, y = Growth_Rate, color = Type)) +
  geom_line()+
  geom_vline(xintercept = ceiling(start))

ggplot(data = test[[3]], aes(x = t, y = Growth, color = Type)) +
  geom_line()+
  geom_vline(xintercept = ceiling(start))
